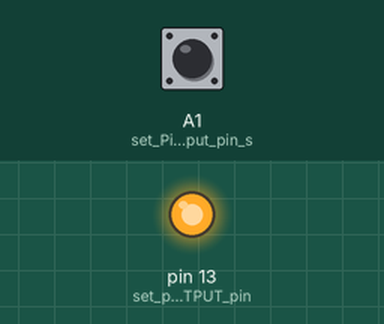
This sketch was run on a simulated Arduino Uno, built with avr-gcc and run on an emulated ATmega328P. On the bench: output pins drawn as LEDs (lit = HIGH). The test bench sets the inputs (shaded band); at power-on: A1 (set_Pin_A0_as_input_pin_s) HIGH.

Above: at 2.8 s.
2.9 s: A1 (set_Pin_A0_as_input_pin_s) pulled LOW for 1.2 s
At 3.3 s:
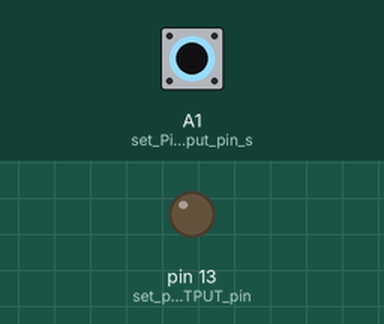
6.5 s: A1 (set_Pin_A0_as_input_pin_s) pulled LOW for 3.2 s
At 11.1 s:
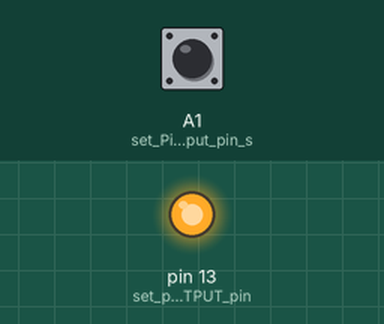
Timing chart, 0 to 12.6 s (numbered marks = the images above; inputs shaded):
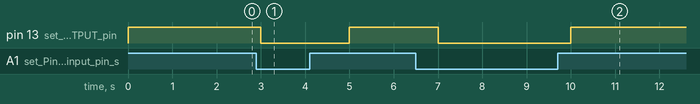

The sketch:

ground_quality_system_monitoring.ino
```cpp
//Soil Moisture Relay Sensor

int Relay = 13;
int sensorSoil = A1;
int val;

void setup(){
  pinMode(13, OUTPUT); //set pin 13 as OUTPUT pin, to send signal to relay
  pinMode(A1, INPUT); //set Pin A0 as input pin soil moisture
}

void loop() {
  val = digitalRead(A1);
  if(val == LOW) {
    digitalWrite(13, LOW); // if soil moisture sensor provide LOW Value send LOW value to relay TANAH BASAH
    Serial.println(" - Doesn't need watering");

  }
  else {
    digitalWrite(13, HIGH); //if soil moisture sensor provides HIGH value send HIGH value to relay TANAH KERING
    Serial.println(" - Time to water your plant");
  }
  delay(1000);
}
```

Measured:
- after the input at 2.9 s, pin 13 (set_pin_13_as_OUTPUT_pin): HIGH → LOW after 0.10 s, → HIGH 2.0 s later
- after the input at 6.5 s, pin 13 (set_pin_13_as_OUTPUT_pin): HIGH → LOW after 0.50 s, → HIGH 3.0 s later
